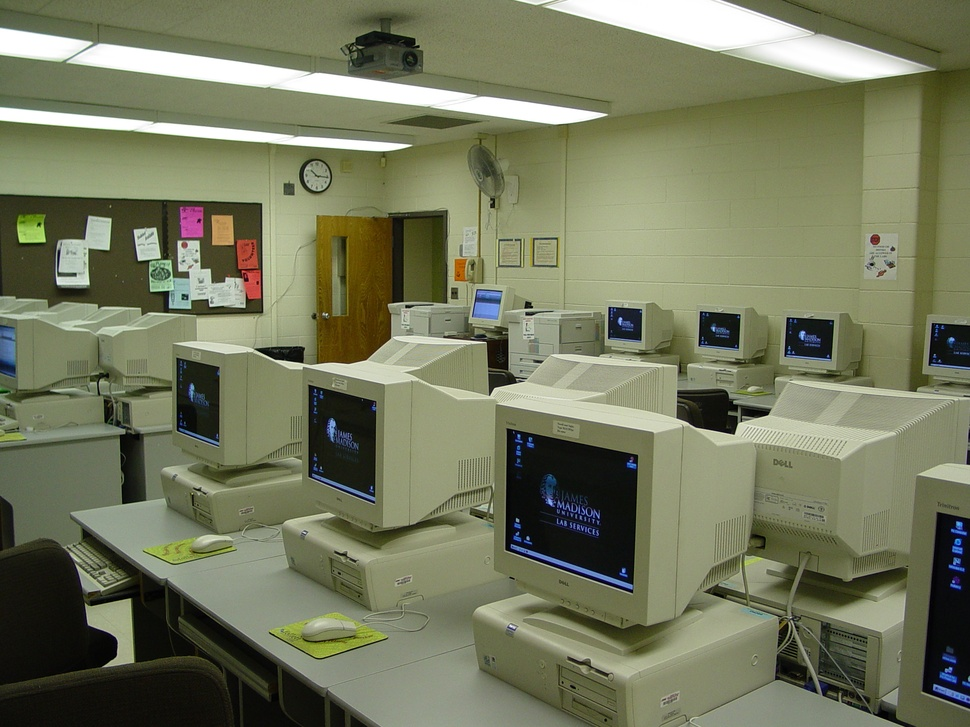
#> input picture Lab 06/data/Image_1.jpg, 970 x 727 px, shrunk from 2272 x 1704 before the run; its folder holds only this picture in this run
$ python 'Task 1.py'   (older library calls are emulated)
#> lines starting #> are read from the running program, lines starting #| are printed output that depends on the picture; after the words box and inside, x2 and y2 are one past the last pixel; in counts of white or black regions, pixels touching at a corner belong together
"""
Lab 06 - Task 1: Computer Screen Detection in a Computer Lab (Hough Lines)
Pipeline
  1. Orientation-aware Hough Line Transform: Canny edges are split by gradient
     direction into vertical / horizontal edge maps and HoughLinesP runs on each
     (on the full cluttered edge map, HoughLinesP misses most vertical edges).
  2. Candidate rectangles: (a) rectangular Canny contours, (b) dark blobs
     (bezels / switched-off screens), (c) bright blobs (switched-on screens).
  3. Hough verification: keep a candidate only if >= 3 of its 4 sides are
     supported by Hough segments; snap each side to the nearest Hough line.
  4. ON / OFF status from interior brightness + texture.
  5. Missing screens: group screens into rows, flag unusually large gaps.
     Controlled test: erase one detected screen (inpainting) and re-run.
"""
import os
import cv2
import numpy as np

DATA_DIR = "data"
OUT_DIR = "outputs/task1"
os.makedirs(OUT_DIR, exist_ok=True)
IMAGES = [f"Image_{i}.jpg" for i in range(1, 8)]

ASPECT_RANGE = (1.0, 2.5)        # monitors are landscape
AREA_RANGE = (0.0015, 0.20)      # fraction of image area
SIDE_TOL = 5                     # px tolerance when matching a side to a line
SIDE_MIN_COVER = 0.45            # a side counts as supported above this
MIN_SUPPORTED_SIDES = 3
ON_BRIGHTNESS = 85               # mean V (HSV) of interior
ON_TEXTURE = 28                  # std of gray in interior
GAP_FACTOR = 1.8                 # gap > 1.8 x median spacing => missing screen


# 1. Orientation-aware Hough lines
def hough_lines(gray):
    h, w = gray.shape
    blur = cv2.GaussianBlur(gray, (3, 3), 0)
    edges = cv2.Canny(blur, 40, 120)
    gx = cv2.Sobel(blur, cv2.CV_32F, 1, 0)
    gy = cv2.Sobel(blur, cv2.CV_32F, 0, 1)
    v_edges = np.where(np.abs(gx) > 2 * np.abs(gy), edges, 0).astype(np.uint8)
    h_edges = np.where(np.abs(gy) > 2 * np.abs(gx), edges, 0).astype(np.uint8)
    min_len = max(15, int(0.012 * max(h, w)))
    lines_v = cv2.HoughLinesP(v_edges, 1, np.pi / 180, threshold=18,
                              minLineLength=min_len, maxLineGap=5)
    lines_h = cv2.HoughLinesP(h_edges, 1, np.pi / 180, threshold=18,
                              minLineLength=min_len, maxLineGap=5)
    lines_v = [] if lines_v is None else lines_v[:, 0]
    lines_h = [] if lines_h is None else lines_h[:, 0]
    return lines_h, lines_v, edges


def line_masks(shape, lines_h, lines_v):
    """Raster masks of H / V Hough lines, thickened by SIDE_TOL across the line."""
    h, w = shape
    hm = np.zeros((h, w), np.uint8)
    vm = np.zeros((h, w), np.uint8)
    for x1, y1, x2, y2 in lines_h:
        cv2.line(hm, (x1, y1), (x2, y2), 255, 1)
    for x1, y1, x2, y2 in lines_v:
        cv2.line(vm, (x1, y1), (x2, y2), 255, 1)
    k = 2 * SIDE_TOL + 1
    return (cv2.dilate(hm, np.ones((k, 1), np.uint8)),
            cv2.dilate(vm, np.ones((1, k), np.uint8)), hm, vm)


# 2. Candidate proposals
def shape_ok(x, y, bw, bh, h, w):
    if bh == 0:
        return False
    a = bw * bh / (h * w)
    return (AREA_RANGE[0] <= a <= AREA_RANGE[1] and
            ASPECT_RANGE[0] <= bw / bh <= ASPECT_RANGE[1])


def contour_candidates(gray):
    h, w = gray.shape
    blur = cv2.GaussianBlur(gray, (5, 5), 0)
    out = []
    for lo, hi in ((30, 90), (50, 150)):
        e = cv2.dilate(cv2.Canny(blur, lo, hi), np.ones((3, 3), np.uint8))
        cnts, _ = cv2.findContours(e, cv2.RETR_LIST, cv2.CHAIN_APPROX_SIMPLE)
        for c in cnts:
            hull = cv2.convexHull(c)
            approx = cv2.approxPolyDP(hull, 0.04 * cv2.arcLength(hull, True), True)
            if len(approx) != 4:
                continue
            x, y, bw, bh = cv2.boundingRect(approx)
            if cv2.contourArea(approx) / (bw * bh + 1e-6) < 0.75:
                continue
            if shape_ok(x, y, bw, bh, h, w):
                out.append((x, y, x + bw, y + bh))
    return out


def blob_candidates(img):
    """Rectangular blobs that are very dark (bezels / off screens) or very bright (on screens)."""
    h, w = img.shape[:2]
    v = cv2.cvtColor(img, cv2.COLOR_BGR2HSV)[..., 2]
    out = []
    for m in [v < 60, v < 80, v > 170, v > 200]:
        blob = cv2.morphologyEx(m.astype(np.uint8) * 255,
                                cv2.MORPH_OPEN, np.ones((3, 3), np.uint8))
        cnts, _ = cv2.findContours(blob, cv2.RETR_EXTERNAL, cv2.CHAIN_APPROX_SIMPLE)
        for c in cnts:
            hull = cv2.convexHull(c)
            (_, _), (rw, rh), _ = cv2.minAreaRect(hull)
            if cv2.contourArea(hull) / (rw * rh + 1e-6) < 0.8:
                continue
            x, y, bw, bh = cv2.boundingRect(hull)
            if shape_ok(x, y, bw, bh, h, w):
                out.append((x, y, x + bw, y + bh))
    return out


# 3. Hough verification + boundary snapping
def side_support(box, hm_d, vm_d):
    x1, y1, x2, y2 = box
    return np.array([hm_d[y1, x1:x2].mean(), hm_d[y2, x1:x2].mean(),
                     vm_d[y1:y2, x1].mean(), vm_d[y1:y2, x2].mean()]) / 255.0


def snap_box(box, hm, vm):
    """Move each side to the row/column with most Hough-line pixels nearby."""
    x1, y1, x2, y2 = box
    r = SIDE_TOL + 3

    def best(profile, base):
        if profile.size == 0 or profile.max() == 0:
            return base
        return base - r + int(np.argmax(profile))

    h, w = hm.shape
    ys = lambda y: slice(max(0, y - r), min(h, y + r + 1))
    xs = lambda x: slice(max(0, x - r), min(w, x + r + 1))
    ny1 = best(hm[ys(y1), x1:x2].sum(1), y1) if y1 - r >= 0 else y1
    ny2 = best(hm[ys(y2), x1:x2].sum(1), y2) if y2 + r < h else y2
    nx1 = best(vm[y1:y2, xs(x1)].sum(0), x1) if x1 - r >= 0 else x1
    nx2 = best(vm[y1:y2, xs(x2)].sum(0), x2) if x2 + r < w else x2
    return nx1, ny1, nx2, ny2


def nms(boxes, scores, overlap=0.3):
    order = sorted(range(len(boxes)),
                   key=lambda i: (-round(scores[i], 1),
                                  -(boxes[i][2] - boxes[i][0]) * (boxes[i][3] - boxes[i][1])))
    keep = []
    for i in order:
        x1, y1, x2, y2 = boxes[i]
        ok = True
        for j in keep:
            a1, b1, a2, b2 = boxes[j]
            inter = max(0, min(x2, a2) - max(x1, a1)) * max(0, min(y2, b2) - max(y1, b1))
            smaller = min((x2 - x1) * (y2 - y1), (a2 - a1) * (b2 - b1))
            if inter > overlap * smaller:
                ok = False
                break
        if ok:
            keep.append(i)
    return keep


def detect_screens(img):
    gray = cv2.cvtColor(img, cv2.COLOR_BGR2GRAY)
    h, w = gray.shape
    lines_h, lines_v, _ = hough_lines(gray)
    hm_d, vm_d, hm, vm = line_masks(gray.shape, lines_h, lines_v)
    boxes, scores = [], []
    for b in contour_candidates(gray) + blob_candidates(img):
        b = (max(b[0], 0), max(b[1], 0), min(b[2], w - 1), min(b[3], h - 1))
        s = side_support(b, hm_d, vm_d)
        if (s >= SIDE_MIN_COVER).sum() < MIN_SUPPORTED_SIDES:
            continue
        b = snap_box(b, hm, vm)
        if not shape_ok(b[0], b[1], b[2] - b[0], b[3] - b[1], h, w):
            continue
        boxes.append(b)
        scores.append(float(side_support(b, hm_d, vm_d).mean()))
    keep = nms(boxes, scores)
    return [boxes[i] for i in keep], [scores[i] for i in keep], (lines_h, lines_v)


# 4. ON / OFF status
def screen_status(img, box):
    x1, y1, x2, y2 = box
    mx, my = int(0.15 * (x2 - x1)), int(0.15 * (y2 - y1))   # ignore bezel
    roi = img[y1 + my:y2 - my, x1 + mx:x2 - mx]
    if roi.size == 0:
        return "OFF", 0.0, 0.0
    v = cv2.cvtColor(roi, cv2.COLOR_BGR2HSV)[..., 2].mean()
    t = cv2.cvtColor(roi, cv2.COLOR_BGR2GRAY).std()
    return ("ON" if (v > ON_BRIGHTNESS or t > ON_TEXTURE) else "OFF"), float(v), float(t)


# 5. Missing-screen anomalies
def find_missing(boxes):
    """Group screens into rows (by vertical overlap); flag unusually large gaps."""
    if len(boxes) < 3:
        return []
    rows = []
    for b in sorted(boxes, key=lambda b: (b[1] + b[3]) / 2):
        cy, bh = (b[1] + b[3]) / 2, b[3] - b[1]
        for row in rows:
            rcy = np.mean([(r[1] + r[3]) / 2 for r in row])
            rh = np.median([r[3] - r[1] for r in row])
            if abs(cy - rcy) < 0.5 * max(bh, rh):
                row.append(b)
                break
        else:
            rows.append([b])
    widths = np.median([b[2] - b[0] for b in boxes])
    anomalies = []
    for row in rows:
        if len(row) < 2:
            continue
        row.sort(key=lambda b: b[0])
        spacing = np.diff([(b[0] + b[2]) / 2 for b in row])
        typical = np.median(spacing) if len(spacing) >= 2 else widths * 1.2
        for i, s in enumerate(spacing):
            if s > GAP_FACTOR * typical:
                left, right = row[i], row[i + 1]
                anomalies.append(dict(box=(int(left[2]), int(min(left[1], right[1])),
                                           int(right[0]), int(max(left[3], right[3]))),
                                      n=max(int(round(s / typical)) - 1, 1)))
    return anomalies


def analyse(img, name, save_lines=True):
    boxes, scores, (lh, lv) = detect_screens(img)
    vis = img.copy()
    if save_lines:
        lines_vis = img.copy()
        for x1, y1, x2, y2 in lh:
            cv2.line(lines_vis, (x1, y1), (x2, y2), (0, 0, 255), 2)
        for x1, y1, x2, y2 in lv:
            cv2.line(lines_vis, (x1, y1), (x2, y2), (255, 0, 0), 2)
        cv2.imwrite(os.path.join(OUT_DIR, f"hough_lines_{name}"), lines_vis)

    report = []
    for k, b in enumerate(sorted(boxes, key=lambda b: (b[1] // 50, b[0])), 1):
        status, v, t = screen_status(img, b)
        color = (0, 255, 0) if status == "ON" else (0, 140, 255)
        cv2.rectangle(vis, b[:2], b[2:], color, 2)
        cv2.putText(vis, f"S{k} {status}", (b[0], max(b[1] - 6, 12)),
                    cv2.FONT_HERSHEY_SIMPLEX, 0.5, color, 2)
        report.append((f"S{k}", status, round(v, 1), round(t, 1), b))

    anomalies = find_missing(boxes)
    for a in anomalies:
        x1, y1, x2, y2 = a["box"]
        cv2.rectangle(vis, (x1, y1), (x2, y2), (0, 0, 255), 2)
        cv2.putText(vis, f"MISSING? x{a['n']}", (x1, y2 + 16),
                    cv2.FONT_HERSHEY_SIMPLEX, 0.5, (0, 0, 255), 2)

    on = sum(r[1] == "ON" for r in report)
    summary = f"{len(report)} screens | ON {on} | OFF {len(report) - on} | anomalies {len(anomalies)}"
    cv2.putText(vis, summary, (10, 25), cv2.FONT_HERSHEY_SIMPLEX, 0.7, (0, 0, 0), 4)
    cv2.putText(vis, summary, (10, 25), cv2.FONT_HERSHEY_SIMPLEX, 0.7, (255, 255, 255), 2)
    cv2.imwrite(os.path.join(OUT_DIR, f"screens_{name}"), vis)
    return report, anomalies, summary


# [13 lines left out: function missing_screen_test, not called in this run]


MISSING_TESTS = [("Image_6.jpg", 5), ("Image_5.jpg", 3)]


def main():
    for name in IMAGES:
        img = cv2.imread(os.path.join(DATA_DIR, name))
#> img is the input picture: shape (727, 970, 3); mean B, G, R 93.7, 120.9, 116.7
        report, anomalies, summary = analyse(img, name)
#> in hough_lines, `lines_v = cv2.HoughLinesP(v_edges, 1, np.pi / 180, threshold=18, minLi..`: lines_v = 164 rows, first 6: [923, 674, 936, 514], [316, 361, 316, 251], [917, 216, 919, 150], [648, 595, 651, 494], [447, 302, 447, 211], [903, 624, 904, 609]
#> in hough_lines, `lines_h = cv2.HoughLinesP(h_edges, 1, np.pi / 180, threshold=18, minLi..`: lines_h = 403 rows, first 6: [68, 63, 484, 114], [801, 380, 946, 395], [128, 46, 475, 94], [355, 378, 389, 384], [332, 138, 419, 145], [887, 291, 910, 291]
#> the loop in line_masks, `for x1, y1, x2, y2 in lines_h:` made 403 passes
#> after the loop in line_masks, `for x1, y1, x2, y2 in lines_h:`:
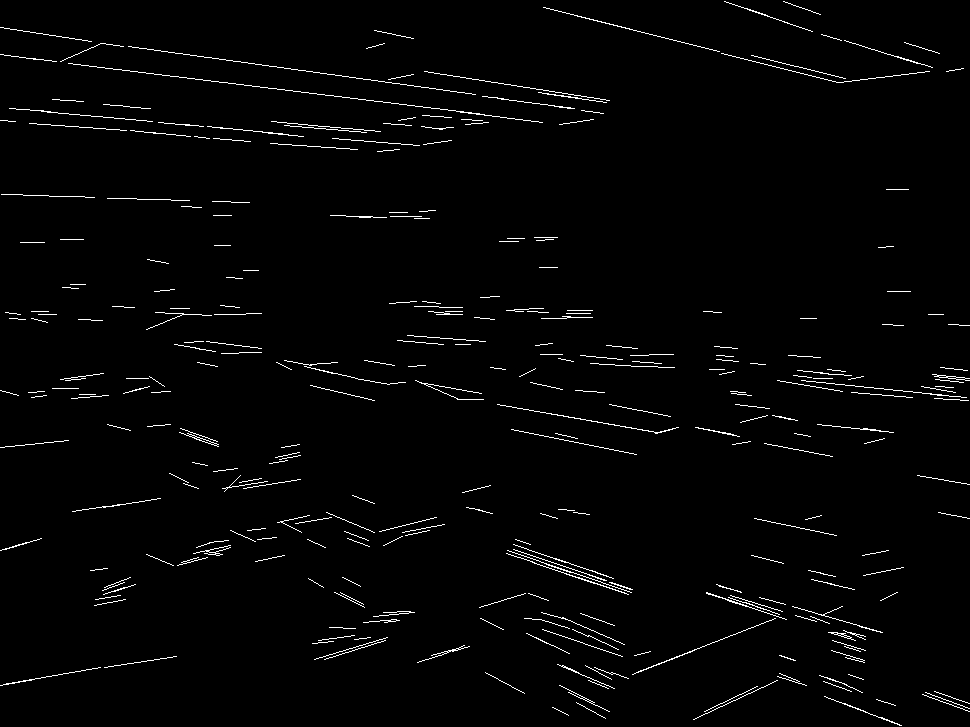
#> hm: shape (727, 970); 1.9% white in thin lines or dots
#> the loop in line_masks, `for x1, y1, x2, y2 in lines_v:` made 164 passes
#> in contour_candidates, `h, w = gray.shape`: h = 727; w = 970
#> in shape_ok, `a = bw * bh / (h * w)`: a = 0.0146
#> in blob_candidates, `h, w = img.shape[:2]`: h = 727; w = 970
#> in blob_candidates, `v = cv2.cvtColor(img, cv2.COLOR_BGR2HSV)[..., 2]`:
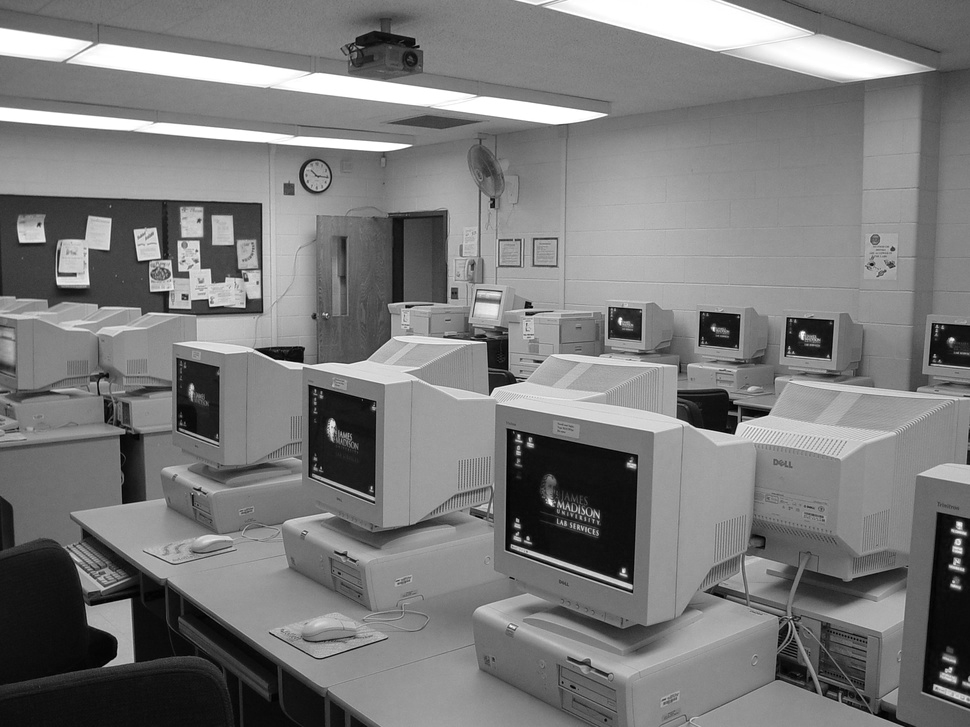
#> v: shape (727, 970); min 0, max 255, mean 122.3
#> the loop in detect_screens, `for b in contour_candidates(gray) + blob_candidates(img):` made 20 passes
#> (s, ny1 in snap_box, ny2 in snap_box, nx1 in snap_box) on passes 2 to 7: ([0.327, 0.462, 0.545, 1], 318, 356, 780), ([0.75, 1, 0.88, 0], 314, 344, 428), ([0.422, 0.533, 0.525, 0.875], 311, 347, 698), ([0.67, 0.175, 0.724, 0.645], 200, 270, 167), ([0.327, 0.462, 0.545, 1], 318, 356, 780), ([0.6, 0.691, 0.622, 0], 310, 357, 558)
#> the loop in nms, `for i in order:` made 12 passes
#> i on passes 1, 2, 3, 5, 6, 7, 8, 9: 5, 3, 0, 8, 10, 2, 6, 7
#> the loop in analyse, `for x1, y1, x2, y2 in lh:` made 403 passes
#> after the loop in analyse, `for x1, y1, x2, y2 in lh:`:
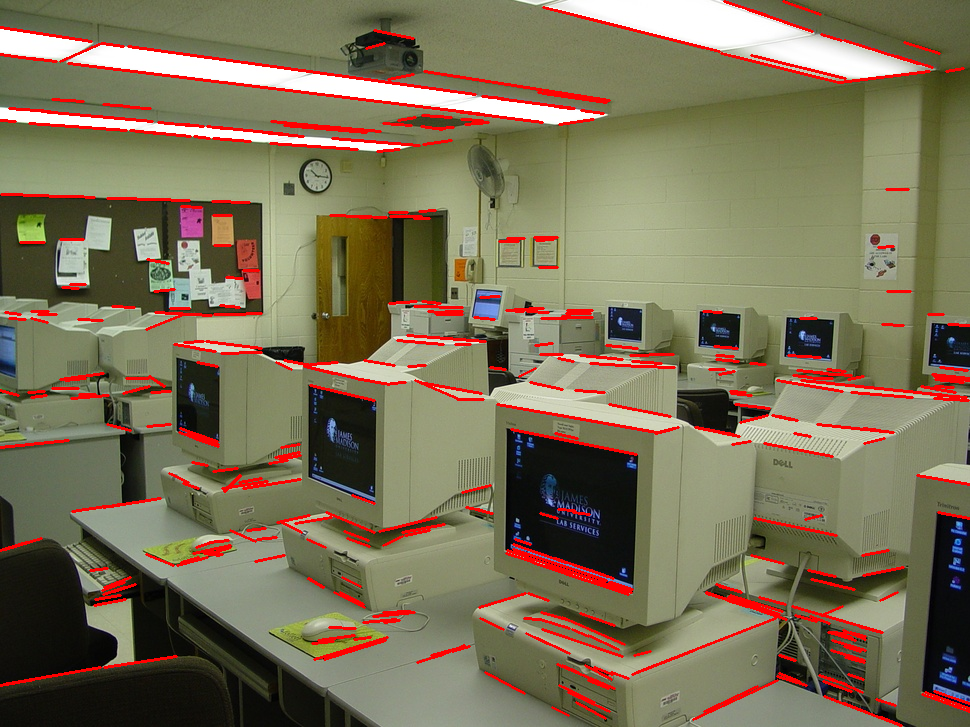
#> lines_vis: shape (727, 970, 3); 5.59% of pixels changed, all inside (x1, y1, x2, y2) = (0, 0, 970, 727)
#> the loop in analyse, `for x1, y1, x2, y2 in lv:` made 164 passes
#> after the loop in analyse, `for x1, y1, x2, y2 in lv:`:
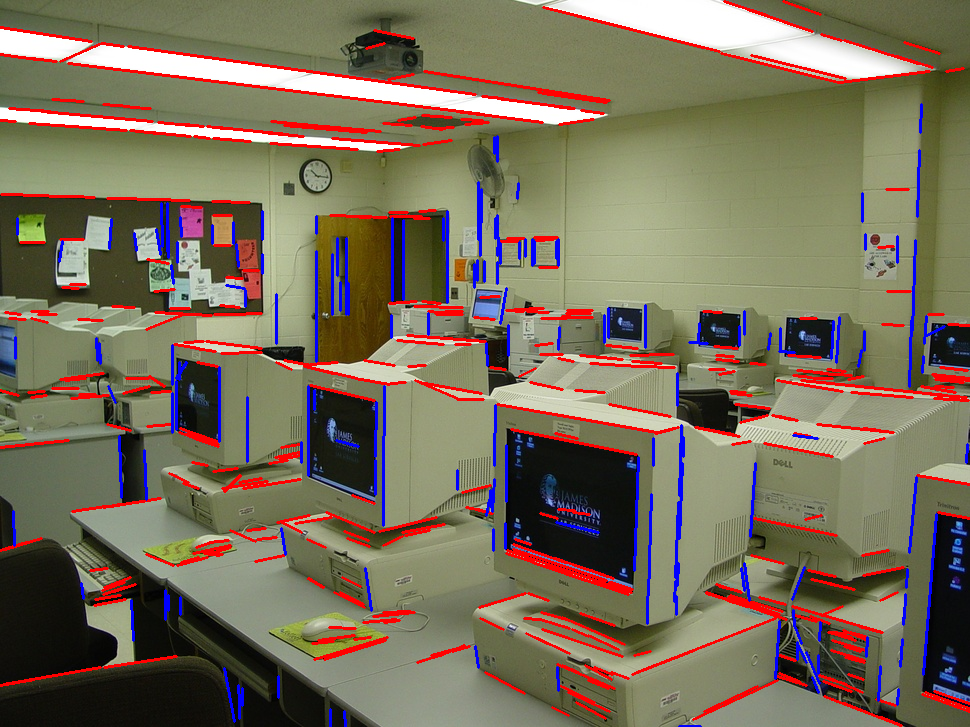
#> lines_vis: shape (727, 970, 3); 2.37% of pixels changed, all inside (x1, y1, x2, y2) = (12, 103, 969, 727)
#> the loop in analyse, `for k, b in enumerate(sorted(boxes, key=lambda b: (b[1] // 50, b[0])),..` made 5 passes
#> b on passes 1 to 5: (167, 200, 262, 270), (428, 314, 474, 344), (558, 310, 608, 357), (698, 311, 744, 347), (780, 318, 832, 356)
#> after the loop in analyse, `for k, b in enumerate(sorted(boxes, key=lambda b: (b[1] // 50, b[0])),..`:
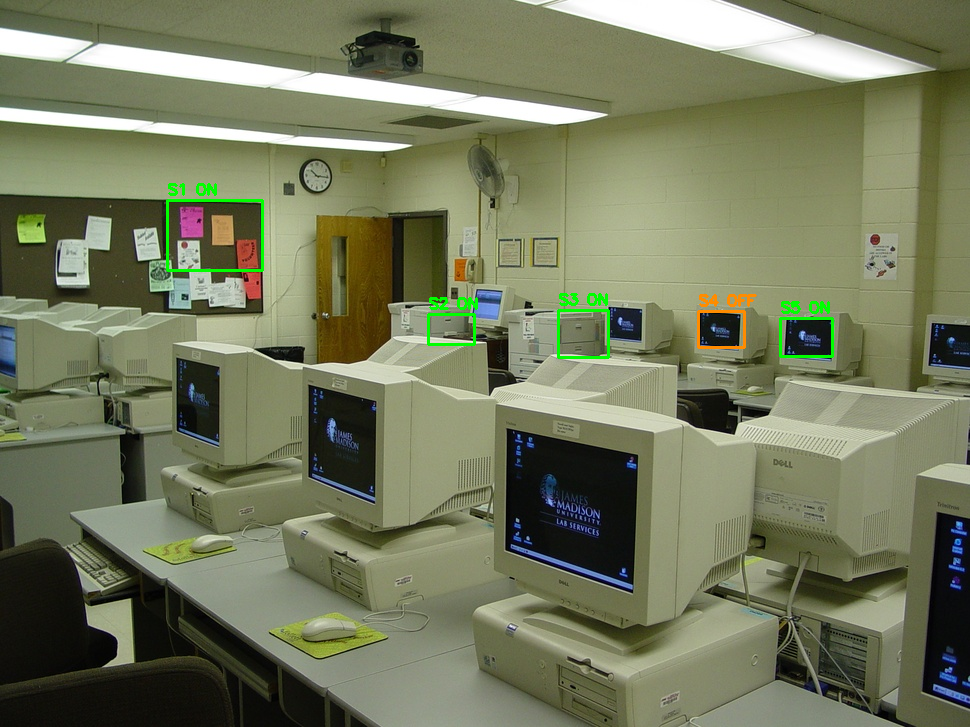
#> vis: shape (727, 970, 3); 0.68% of pixels changed, all inside (x1, y1, x2, y2) = (166, 183, 834, 359)
#> the loop in find_missing, `for b in sorted(boxes, key=lambda b: (b[1] + b[3]) / 2):` made 5 passes
#> the loop in find_missing, `for row in rows:` made 2 passes
#> in analyse, `cv2.putText(vis, summary, (10, 25), cv2.FONT_HERSHEY_SIMPLEX, 0.7, (25..`:
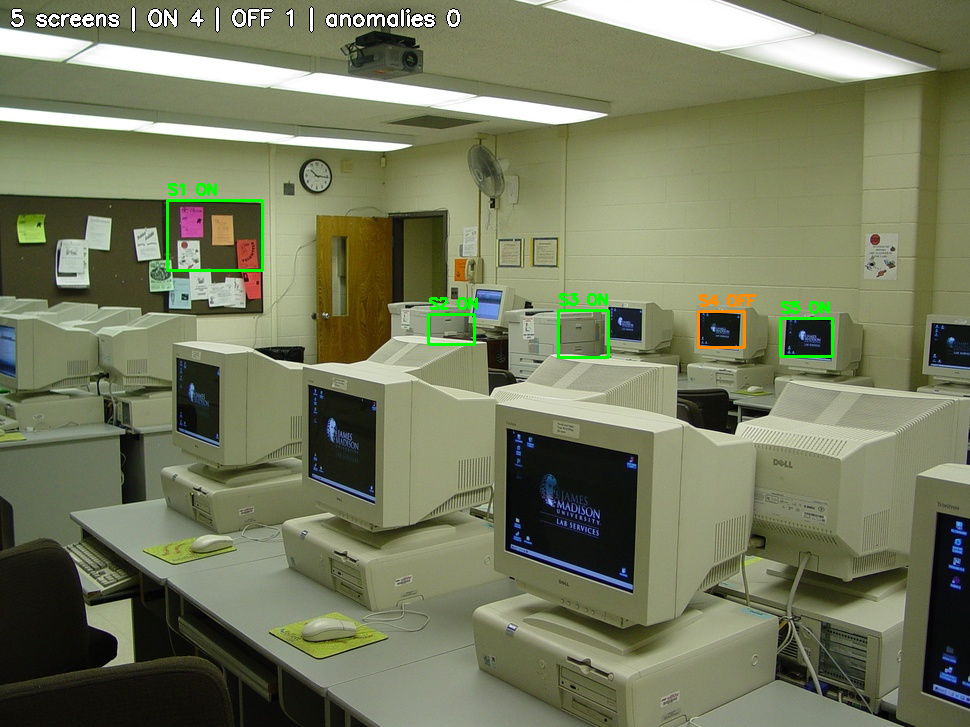
#> vis: shape (727, 970, 3); mean B, G, R 93.4, 121.8, 116.5
        print(f"\n{name}: {summary}")
#| Image_1.jpg: 5 screens | ON 4 | OFF 1 | anomalies 0
        for sid, status, v, t, b in report:
            print(f"   {sid:<4} {status:<3}  brightness={v:<6} texture={t:<6} box={b}")
#> this loop made 5 passes
#> (sid, status, v, t, b) on passes 1 to 5: ('S1', 'ON', 132.2, 45.9, (167, 200, 262, 270)), ('S2', 'ON', 120.3, 36.4, (428, 314, 474, 344)), ('S3', 'ON', 112.4, 15.6, (558, 310, 608, 357)), ('S4', 'OFF', 40.8, 24.5, (698, 311, 744, 347)), ('S5', 'ON', 50.7, 30.5, (780, 318, 832, 356))
#> (printed output is left out)
    print("\n=== Controlled missing-screen test ===")
    for name, idx in MISSING_TESTS:
        _, anomalies, summary = missing_screen_test(name, idx)
        print(f"{name} with screen #{idx + 1} removed: {summary}")


if __name__ == "__main__":
#> (the run stopped early here; a loop or call above may not have finished)
